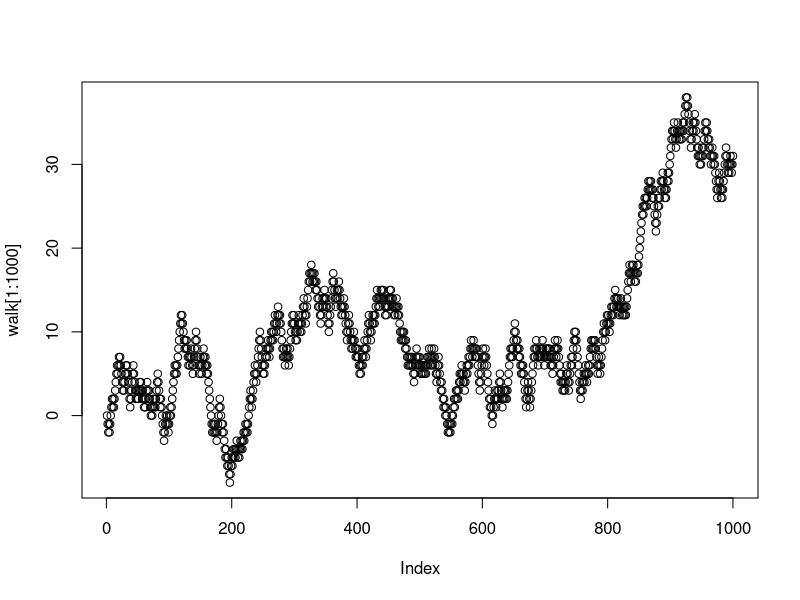
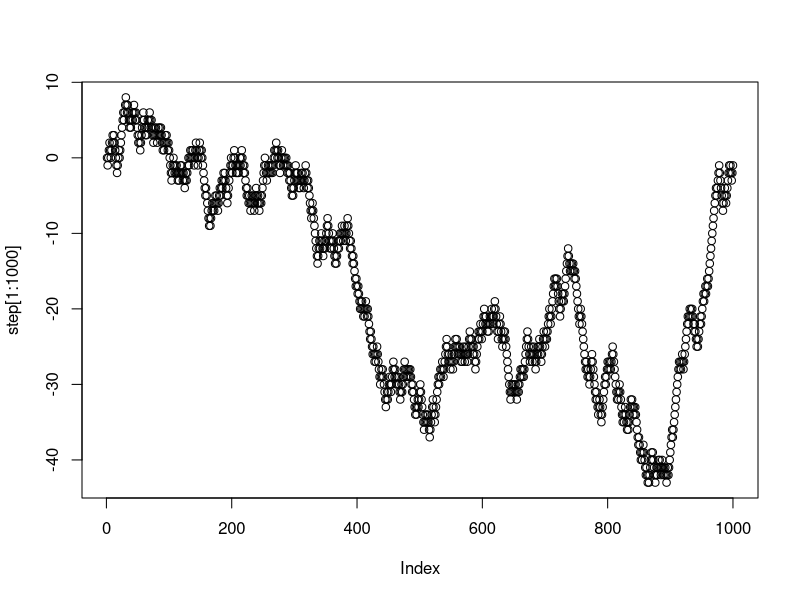

These charts were generated, in order, by the following R code:
## ---- chunk 1
knitr::opts_chunk$set(echo = TRUE)
## ---- chunk 2

my_paragraph <- "In 1918 the Belarusian People's Republic (BNR) was proclaimed, the symbols of which became the coat of arms Pahonia and the white-red-white flag. On 11 August, the newspaper Svobodnaya Belarus published the first official description of the flag and coat of arms. In 1919-1920, the white-red-white flag was used by Belarusian military formations as part of the armies of Poland and Lithuania. In 1920, the flag was used by participants in the Slutsk uprising."

wiki_letters <- unlist(strsplit(my_paragraph, split=""))
lower_case <- tolower(wiki_letters)
letter_counts <- table(lower_case)
letter_counts <- as.data.frame(letter_counts)

library (dplyr)

final <- letter_counts %>%
  filter(lower_case %in% letters == TRUE)

total_letters <- sum(final$Freq)

final <- final %>%
  mutate(probabilities = Freq/total_letters)

knitr::kable(final)

## ---- chunk 3

my_letters <- sample(final$lower_case, 50*5, replace = TRUE, prob = final$probabilities)

my_strings <- matrix(my_letters, ncol = 5)

paste(my_strings[1,], collapse = "")

random_strings <- c()
for (i in 1:dim(my_strings)[1]){
  random_strings[i] <- paste(my_strings[i,], collapse="")
}

random_strings


## ---- chunk 4
steps <- sample( c(1,-1), 10000, replace = TRUE)

walk <- c(0)
for (i in 1:10000){
walk[i+1] <- ifelse (steps[i] == 1, (walk[i]+1), (walk[i]-1) )
  }

plot(walk[1:1000])

## ---- chunk 5
step <- c(0)
for (i in 1:10000) {
 coin_flip <-  sample(c(1,-1), 1)
 step[i+1] <- step[i]+coin_flip
}

plot(step[1:1000])


## ---- chunk 6

max(step[1:10000])
min(step[1:10000])

## ---- chunk 7

logical_step <- sign(step)

sequence <- c()
counter <- 0
for(i in 1:length(logical_step)){
  if(logical_step[i] == 0) {
    sequence <- c(sequence,counter) 
    counter <- 0
  } else {
    counter <- counter+logical_step[i] 
}
}

max(sequence)

